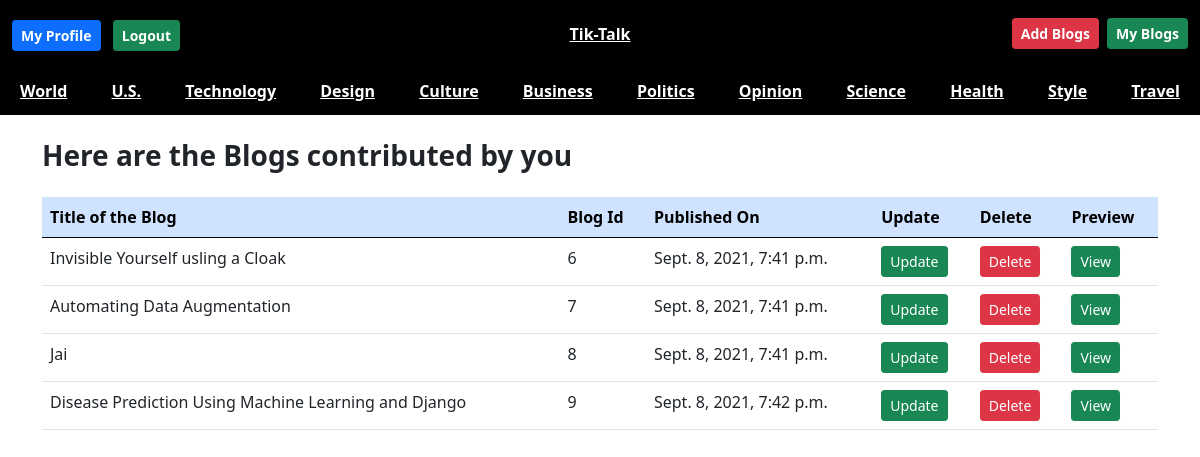
Page /my_blogs/ (signed in) on the committed database.
### blog_site/models.py (models this page shows)
class BlogModel(models.Model):
    blog_id = models.AutoField(primary_key=True)
    title = models.CharField(max_length=1000)
    content = FroalaField()
    user = models.ForeignKey(User, blank=True , null=True , on_delete=models.CASCADE)
    image = models.ImageField(upload_to='public')
    created_at = models.DateTimeField(auto_now_add=True)
    upload_to = models.DateTimeField(auto_now=True)

### blog_site/views.py (the view)
# urls.py: path("my_blogs/",views.my_blogs, name = "my_blogs"),
def my_blogs(request):
    d = BlogModel.objects.filter(user = request.user)
    return render(request,"my_blogs.html",{'message' : d})

### templates/my_blogs.html
{% extends 'base.html' %} {% block content%}
<div class="container">
  <h3 class="fw-bolder my-4">Here are the Blogs contributed by you</h3>
  <table class="my-2 table table-hover">
    <thead>
      <tr class="table-primary">
        <th scope="col">Title of the Blog</th>
        <th scope="col">Blog Id</th>
        <th scope="col">Published On</th>
        <th scope="col">Update</th>
        <th scope="col">Delete</th>
        <th scope="col">Preview</th>
      </tr>
    </thead>
    <tbody>
      {% for messages in message %}
      <tr>
        <td>{{messages.title}}</td>
        <td>{{messages.blog_id}}</td>
        <td>{{messages.created_at}}</td>
        <td><a href="{% url 'update_blog' messages.blog_id %}" target="_blank" class="btn btn-sm btn-success">Update</a></td>
        <td><a href="{% url 'blog_delete' messages.blog_id %}" target="_blank" class="btn btn-sm btn-danger">Delete</a></td>
        <td><a href="{% url 'see_blogs' messages.blog_id %}" target="_blank" class="btn btn-sm btn-success">View</a></td>
        {% endfor %}
      </tr>
    </tbody>
  </table>
</div>
{% endblock %}

### static/signin.css (style rules this page uses)
html, body { height: 100%; }
body { align-items: center; }

### rows in the picture
BlogModel: title "Invisible Yourself usling a Cloak", blog_id "6", created_at "Sept. 8, 2021, 7:41 p.m."
BlogModel: title "Automating Data Augmentation", blog_id "7", created_at "Sept. 8, 2021, 7:41 p.m."
BlogModel: title "Jai", blog_id "8", created_at "Sept. 8, 2021, 7:41 p.m."
BlogModel: title "Disease Prediction Using Machine Learning and Django", blog_id "9", created_at "Sept. 8, 2021, 7:42 p.m."
